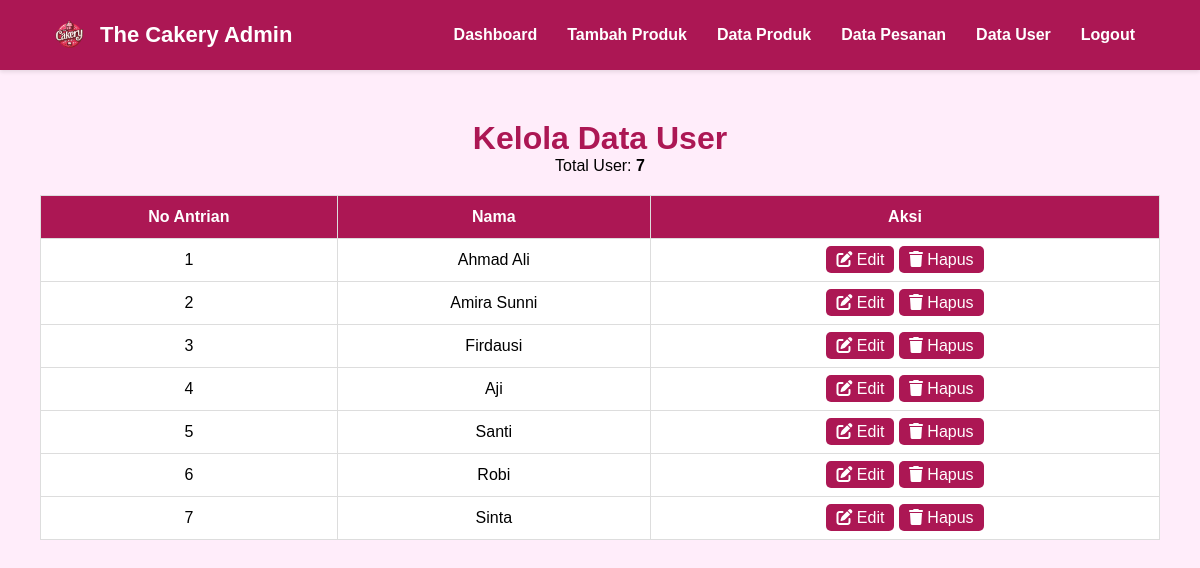
Screenshot of /admin/users_admin.php with the database file from the repository.
### tables this page shows
CREATE TABLE `tb_users` (
  `id_pesanan` varchar(255) NOT NULL,
  `no_antrian` int(11) NOT NULL,
  `nama_pelanggan` varchar(255) NOT NULL
);

### admin/users_admin.php (the view, shortened to what this page needs)
<?php
include 'koneksi.php';
$query = "SELECT * FROM tb_users";
$result = mysqli_query($koneksi, $query);
$jumlah_user = mysqli_fetch_assoc(mysqli_query($koneksi, "SELECT COUNT(*) as total FROM tb_users"))['total'];
?>
<!DOCTYPE html>
<html lang="no_antrian">
<head>
    <link rel="stylesheet" href="https://cdnjs.cloudflare.com/ajax/libs/font-awesome/6.5.0/css/all.min.css">
</head>
<body>
    <?php include 'navmenu.php'; ?>
    <h1>Kelola Data User</h1>
    <div class="user-info">
        <p>Total User: <strong><?php echo $jumlah_user; ?></strong></p>
    </div>
    <table>
        <thead>
            <tr>
                <th>No Antrian</th>
                <th>Nama</th>
                <th>Aksi</th>
            </tr>
        </thead>
        <tbody>
            <?php while($row = mysqli_fetch_assoc($result)) { ?>
            <tr>
                <td><?php echo htmlspecialchars($row['no_antrian']); ?></td>
                <td><?php echo htmlspecialchars($row['nama_pelanggan']); ?></td>
                <td>
                    <a href="edit_user.php?id=<?php echo $row['no_antrian']; ?>" class="btn-action btn-edit"><i class="fas fa-edit"></i> Edit</a>
                    <a href="hapus_user.php?id=<?php echo $row['no_antrian']; ?>" class="btn-action btn-delete" onclick="return confirm('Yakin ingin hapus user ini?');"><i class="fas fa-trash"></i> Hapus</a>
                </td>
            </tr>
            <?php } ?>
        </tbody>
    </table>
</body>
</html>

### admin/users_admin.php (style rules this page uses)
body { font-family: Arial, sans-serif; margin: 20px; background: #FFEDFA; }
h1 { text-align: center; color: #AC1754; }
.user-info { margin-bottom: 20px; text-align: center; }
table { width: 100%; border-collapse: collapse; margin-top: 20px; background: white; }
th, td { padding: 12px; border: 1px solid #ddd; text-align: center; }
th { background: #AC1754; color: white; }
.btn-action { padding: 5px 10px; border-radius: 5px; text-decoration: none; color: white; }
.btn-edit { background: #AC1754; }
.btn-delete { background: #AC1754; }

### admin/navmenu.php (style rules this page uses)
* { margin: 0; padding: 0; box-sizing: border-box; font-family: 'Arial', sans-serif; }
body { background-color: #FFEDFA; padding: 100px 20px 20px; }

### rows the page displays
tb_users: no_antrian "1", nama_pelanggan "Ahmad Ali"
tb_users: no_antrian "2", nama_pelanggan "Amira Sunni"
tb_users: no_antrian "3", nama_pelanggan "Firdausi"
tb_users: no_antrian "4", nama_pelanggan "Aji"
tb_users: no_antrian "5", nama_pelanggan "Santi"
tb_users: no_antrian "6", nama_pelanggan "Robi"
tb_users: no_antrian "7", nama_pelanggan "Sinta"

### other values shown
$jumlah_user "7"
